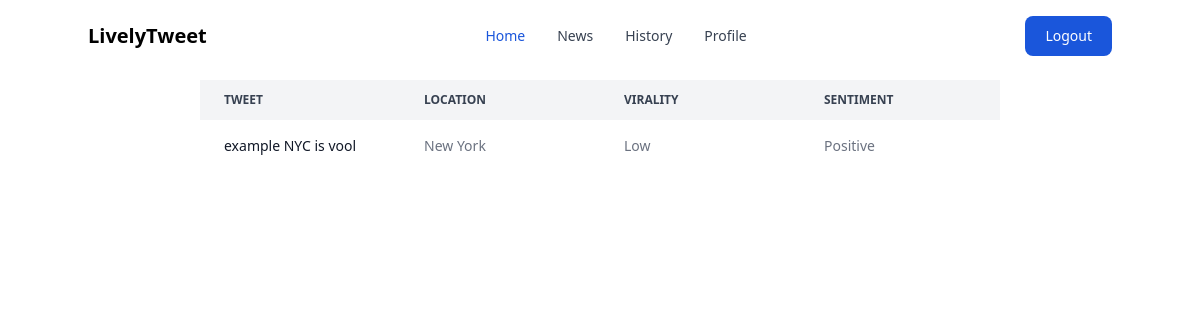
The page /saved (signed in) on the database its author committed.
### models.py (models this page shows, shortened)
class Tweet(db.Model):
    id = db.Column(db.Integer, primary_key=True)
    tweet = db.Column(db.String(140))
    predictedLocation = db.Column(db.String(140))
    predictedVirality = db.Column(db.String(140))
    predictedSentiment = db.Column(db.String(140))
    timestamp = db.Column(db.DateTime, index=True, default=datetime.utcnow)
    user_id = db.Column(db.Integer, db.ForeignKey('user.id'))

### routes.py (the view)
@app.route("/saved", methods=["GET"])
def savedTweets():
    user = current_user
    userTweets = Tweet.query.filter_by(user_id=user.id).all()
    return render_template('tweets.html', tweets=userTweets)

### models.py (called while the page is built)
@login.user_loader
def load_user(id):
    return User.query.get(int(id))

### templates/tweets.html
{% extends "base.html" %}
{% block content %}
<div class="relative overflow-x-auto flex items-center justify-center flex-row space-x-2 mt-2">
    <table class="table-fixed w-2/3 text-sm text-left rtl:text-right text-gray-500 dark:text-gray-400">
        <thead class="text-xs text-gray-700 uppercase bg-gray-100 dark:bg-gray-700 dark:text-gray-400">
            <tr>
                <th scope="col" class="px-6 py-3">
                    Tweet
                </th>
                <th scope="col" class="px-6 py-3">
                    Location
                </th>
                <th scope="col" class="px-6 py-3">
                    Virality
                </th>
                <th scope="col" class="px-6 py-3">
                    Sentiment
                </th>
            </tr>
        </thead>
        <tbody>
            {% for tweet in tweets %}
            <tr class="bg-white dark:bg-gray-800">
                <th scope="row" class="px-6 py-4 font-medium text-gray-900 whitespace-nowrap dark:text-white">
                    {{tweet.tweet}}
                </th>
                <td class="px-6 py-4">
                    {{tweet.predictedLocation}}
                </td>
                <td class="px-6 py-4">
                    {{tweet.predictedVirality}}
                </td>
                <td class="px-6 py-4">
                    {{tweet.predictedSentiment}}
                </td>
            </tr>
            {% endfor %}
        </tbody>
    </table>
</div>
{% endblock %}

### rows shown on the page
Tweet: tweet "example NYC is vool", predictedLocation "New York", predictedVirality "Low", predictedSentiment "Positive"
